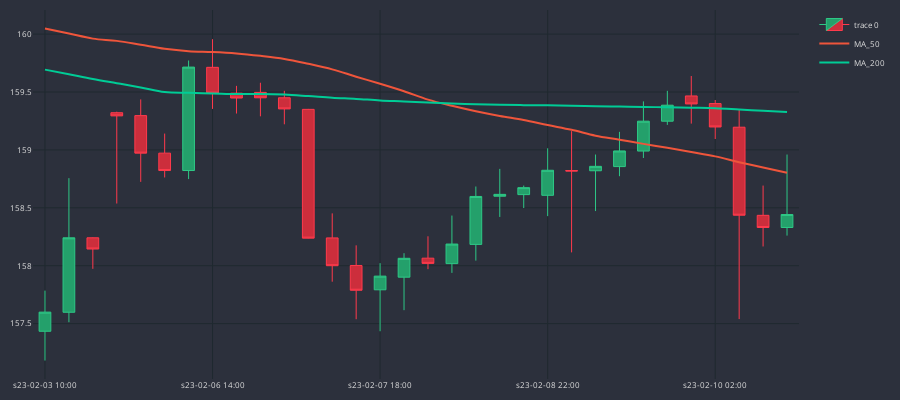

Write notebook code for a chart like this one.
### Code cell
cp = CandlePlot(df_an.iloc[8:40])
cp.show_plot(line_traces=[MA_S, MA_L])
